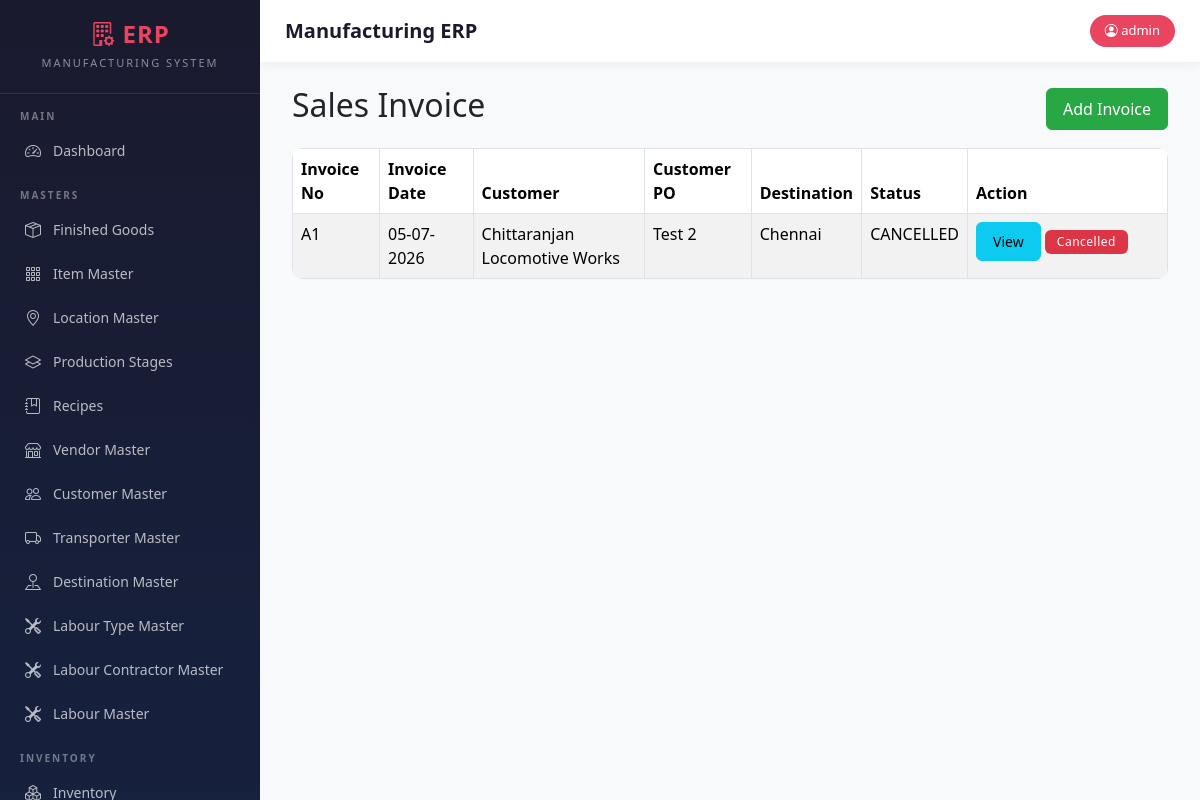
The app's page /sales-invoice (signed in), older data.
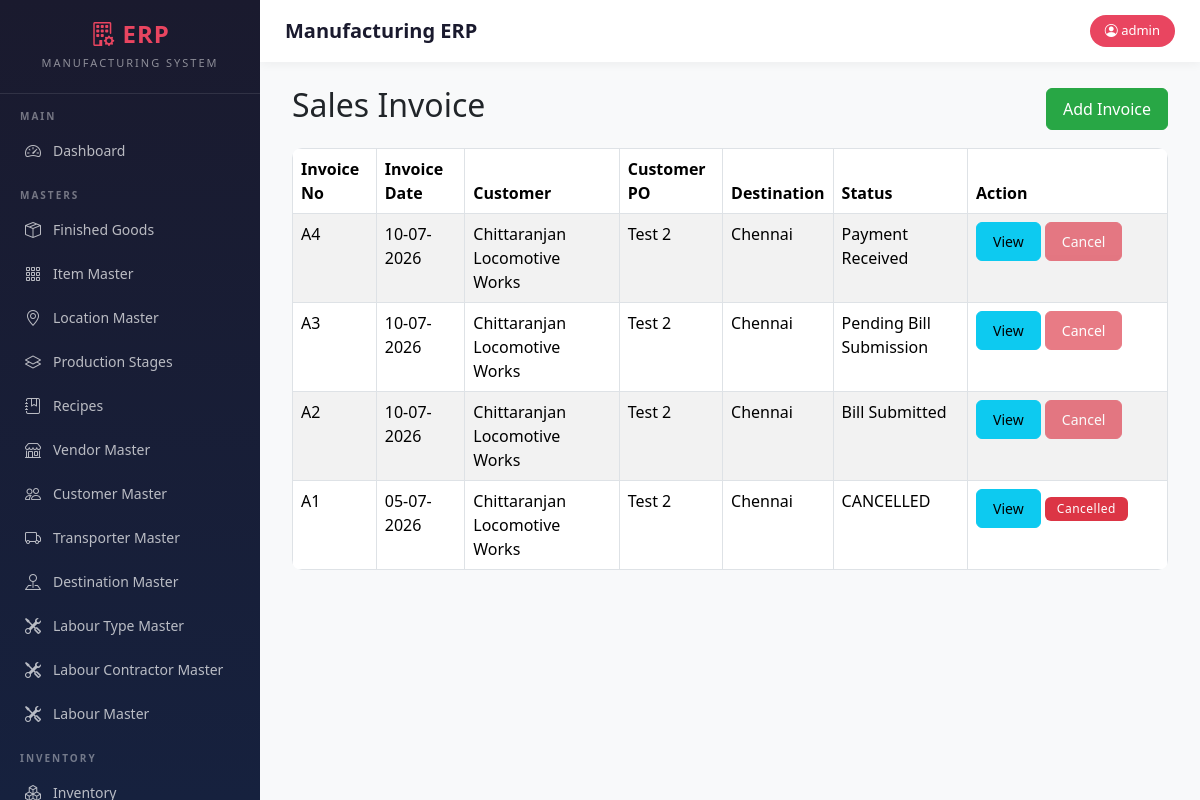
The same page, newer data.
### models.py (models this page shows)
class SalesInvoiceHeader(db.Model):
    __tablename__ = "sales_invoice_header"
    id = db.Column(
        db.Integer,
        primary_key=True
    )
    invoice_no = db.Column(
        db.String(50),
        nullable=False,
        unique=True
    )
    invoice_date = db.Column(
        db.Date,
        nullable=False
    )
    customer_po_header_id = db.Column(
        db.Integer,
        db.ForeignKey("customer_po_header.id"),
        nullable=False
    )
    customer_id = db.Column(
        db.Integer,
        db.ForeignKey("customer_master.id"),
        nullable=False
    )
    destination_id = db.Column(
        db.Integer,
        db.ForeignKey("destination_master.id"),
        nullable=False
    )
    transporter_id = db.Column(
        db.Integer,
        db.ForeignKey("transporter_master.id"),
        nullable=False
    )
    vehicle_no = db.Column(
        db.String(50)
    )
    lr_no = db.Column(
        db.String(100)
    )
    eway_bill_no = db.Column(
        db.String(100)
    )
    location_id = db.Column(
    db.Integer,
    db.ForeignKey("location_master.id"),
    nullable=False
    )
    remarks = db.Column(
        db.String(500)
    )
    status = db.Column(
        db.String(30),
        default="Pending RNote"
    )
    customer = db.relationship("CustomerMaster")
    customer_po = db.relationship("CustomerPOHeader")
    destination = db.relationship("DestinationMaster")
    transporter = db.relationship("TransporterMaster")
    location = db.relationship("LocationMaster")
    details = db.relationship(
        "SalesInvoiceDetail",
        backref="invoice",
        cascade="all, delete-orphan"
    )

class CustomerMaster(db.Model):
    __tablename__ = "customer_master"
    id = db.Column(
        db.Integer,
        primary_key=True
    )
    customer_code = db.Column(
        db.String(20),
        unique=True,
        nullable=True
    )
    customer_name = db.Column(
        db.String(200),
        nullable=False
    )
    contact_person = db.Column(
        db.String(100)
    )
    mobile = db.Column(
        db.String(20)
    )
    email = db.Column(
        db.String(100)
    )
    gst_no = db.Column(
        db.String(30)
    )
    pan_no = db.Column(
        db.String(20)
    )
    address = db.Column(
        db.String(500)
    )
    city = db.Column(
        db.String(100)
    )
    state = db.Column(
        db.String(100)
    )
    country = db.Column(
        db.String(100),
        default="India"
    )
    pincode = db.Column(
        db.String(20)
    )
    credit_days = db.Column(
        db.Integer,
        default=30
    )
    credit_limit = db.Column(
        db.Float,
        default=0
    )
    active = db.Column(
        db.Boolean,
        default=True
    )

class CustomerPOHeader(db.Model):
    __tablename__ = "customer_po_header"
    id = db.Column(
        db.Integer,
        primary_key=True
    )
    customer_id = db.Column(
        db.Integer,
        db.ForeignKey("customer_master.id"),
        nullable=False
    )
    customer_po_no = db.Column(
        db.String(100),
        nullable=False
    )
    customer_po_date = db.Column(
        db.Date,
        nullable=False
    )
    order_received_date = db.Column(
        db.Date,
        nullable=False
    )
    payment_terms = db.Column(
        db.String(200)
    )
    freight_terms = db.Column(
        db.String(200)
    )
    remarks = db.Column(
        db.String(500)
    )
    status = db.Column(
        db.String(20),
        default="OPEN"
    )
    customer = db.relationship(
        "CustomerMaster"
    )
    details = db.relationship(
        "CustomerPODetail",
        backref="customer_po",
        cascade="all, delete-orphan"
    )

class DestinationMaster(db.Model):
    __tablename__ = "destination_master"
    id = db.Column( db.Integer, primary_key=True )
    destination_name = db.Column( db.String(200), nullable=False, unique=True )
    state_name = db.Column( db.String(100) )
    active = db.Column( db.Boolean, default=True )

### blueprints/masters/routes.py (the view)
@masters_bp.route("/sales-invoice")
@login_required
def sales_invoice():
    invoice_list = SalesInvoiceHeader.query.order_by(
        SalesInvoiceHeader.invoice_date.desc(),
        SalesInvoiceHeader.invoice_no.desc()
    ).all()
    return render_template(
        "sales_invoice.html",
        invoice_list=invoice_list
    )

### app.py (called while the page is built)
@login_manager.user_loader
def load_user(user_id):
    return User.query.get(int(user_id))

### templates/sales_invoice.html (shortened to what this page needs)
{% extends "base.html" %}
{% block content %}
<div class="container mt-4">
<div class="d-flex justify-content-between align-items-center mb-3">
<h2>
Sales Invoice
</h2>
<a
href="/sales-invoice/add"
class="btn btn-success">
Add Invoice
</a>
</div>
<table class="table table-bordered table-striped">
<thead>
<tr>
<th>
Invoice No
</th>
<th>
Invoice Date
</th>
<th>
Customer
</th>
<th>
Customer PO
</th>
<th>
Destination
</th>
<th>
Status
</th>
<th width="200">
Action
</th>
</tr>
</thead>
<tbody>
{% for invoice in invoice_list %}
<tr>
<td>
{{ invoice.invoice_no }}
</td>
<td>
{{ invoice.invoice_date.strftime("%d-%m-%Y") }}
</td>
<td>
{{ invoice.customer.customer_name }}
</td>
<td>
{{ invoice.customer_po.customer_po_no }}
</td>
<td>
{{ invoice.destination.destination_name }}
</td>
<td>
{{ invoice.status }}
</td>
<td>
<a
href="{{ url_for('masters.view_sales_invoice', id=invoice.id) }}"
class="btn btn-info btn-sm">
View
</a>
{% if invoice.status == "CANCELLED" %}
<span class="badge bg-danger">
Cancelled
</span>
{% else %}
<button
class="btn btn-danger btn-sm"
disabled
title="Receiving Note has already been created. Cancel the Receiving Note first.">
Cancel
</button>
{% endif %}
</td>
</tr>
{% endfor %}
</tbody>
</table>
</div>
{% endblock %}

Row changes from the older to the newer data that the page shows:
added SalesInvoiceHeader: invoice_no "A4", invoice_date "10-07-2026", customer.customer_name "Chittaranjan Locomotive Works", customer_po.customer_po_no "Test 2", destination.destination_name "Chennai", status "Payment Received", shows "Cancel"
added SalesInvoiceHeader: invoice_no "A3", invoice_date "10-07-2026", customer.customer_name "Chittaranjan Locomotive Works", customer_po.customer_po_no "Test 2", destination.destination_name "Chennai", status "Pending Bill Submission", shows "Cancel"
added SalesInvoiceHeader: invoice_no "A2", invoice_date "10-07-2026", customer.customer_name "Chittaranjan Locomotive Works", customer_po.customer_po_no "Test 2", destination.destination_name "Chennai", status "Bill Submitted", shows "Cancel"
